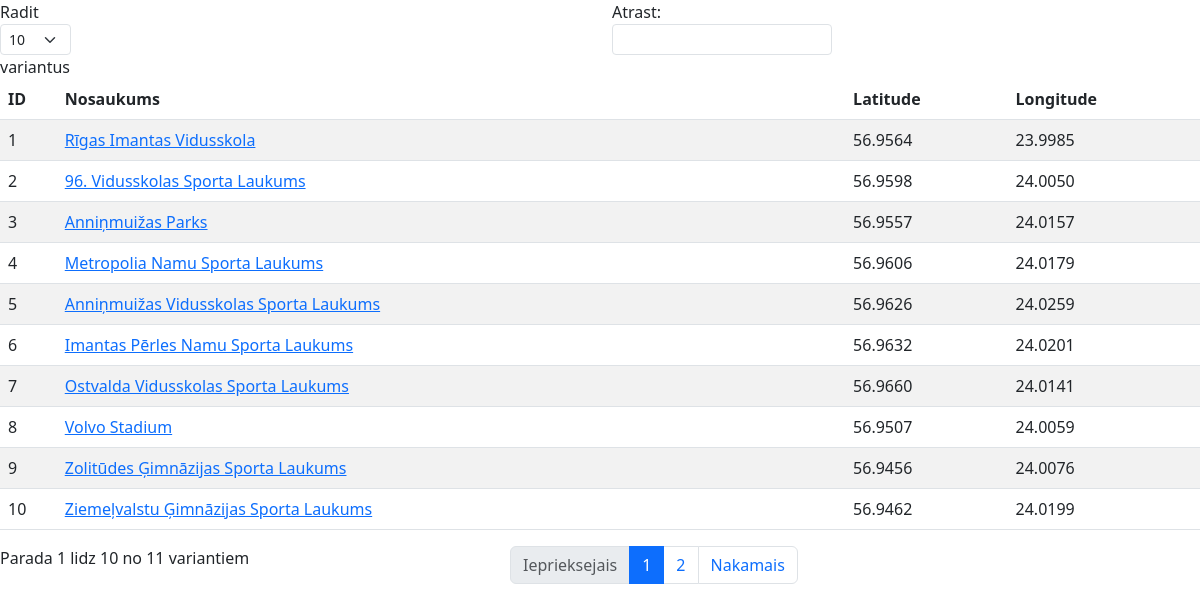
/pardaugava.php, run on the app's committed database.
### tables this page shows
CREATE TABLE `sporta_laukums` (
  `id_laukums` int(11) NOT NULL,
  `id_mikrorajons` int(54) NOT NULL,
  `sp_nosaukums` text DEFAULT NULL,
  `longitude` decimal(10,4) DEFAULT NULL,
  `latitude` decimal(10,4) DEFAULT NULL,
  `dl_vasara` varchar(255) DEFAULT NULL,
  `dl_ziema` varchar(255) DEFAULT NULL,
  `rotallaukums` varchar(255) DEFAULT NULL,
  `skriesana` varchar(255) DEFAULT NULL,
  `futbols` int(11) DEFAULT NULL,
  `basketbols` int(11) DEFAULT NULL,
  `tr_zona` varchar(255) DEFAULT NULL,
  `pieejams` varchar(255) DEFAULT NULL,
  `adrese` varchar(255) DEFAULT NULL,
  `apraksts` varchar(255) DEFAULT NULL,
  `privats` varchar(255) DEFAULT NULL,
  `zona_` int(11) DEFAULT NULL
);

### htdocs/pardaugava.php (the view, shortened to what this page needs)
<!doctype html>
<html>
<head>
<link rel="stylesheet" href = "https://cdn.datatables.net/1.13.6/js/jquery.dataTables.min.js">
<link rel="stylesheet" href = "https://cdnjs.cloudflare.com/ajax/libs/twitter-bootstrap/5.3.0/css/bootstrap.min.css">
<link rel="stylesheet" href = "https://cdn.datatables.net/1.13.6/js/dataTables.bootstrap5.min.js">
</head>
<body>
<table id="example" class="table table-striped" style="width:100%">
            <thead>
                <tr>
                    <th>ID</th>
                    <th>Nosaukums</th>
                    <th>Latitude</th>
                    <th>Longitude</th>
                </tr>
            </thead>
            <tbody>
                <?php
                include("config/db.php");
                $sql = "SELECT id_laukums, sp_nosaukums, latitude, longitude FROM sporta_laukums";
                $result = $conn->query($sql);
                if ($result->num_rows > 0) {
                    while ($row = $result->fetch_assoc()) {
                        echo "<tr>";
                        echo "<td>" . $row["id_laukums"] . "</td>";
                        echo "<td><a href='apraksts.php?id_laukums=" . $row["id_laukums"] . "'>" . $row["sp_nosaukums"] . "</a></td>";
                        echo "<td>" . $row["latitude"] . "</td>";
                        echo "<td>" . $row["longitude"] . "</td>";
                        echo "</tr>";
                    }
                } else {
                    echo "<tr><td colspan='3'>No data found</td></tr>";
                }
                ?>
            </tbody>
        </table>
</body>
</html>

### data on the page
sporta_laukums: id_laukums "1", sp_nosaukums "Rīgas Imantas Vidusskola", latitude "56.9564", longitude "23.9985"
sporta_laukums: id_laukums "2", sp_nosaukums "96. Vidusskolas Sporta Laukums", latitude "56.9598", longitude "24.0050"
sporta_laukums: id_laukums "3", sp_nosaukums "Anniņmuižas Parks", latitude "56.9557", longitude "24.0157"
sporta_laukums: id_laukums "4", sp_nosaukums "Metropolia Namu Sporta Laukums", latitude "56.9606", longitude "24.0179"
sporta_laukums: id_laukums "5", sp_nosaukums "Anniņmuižas Vidusskolas Sporta Laukums", latitude "56.9626", longitude "24.0259"
sporta_laukums: id_laukums "6", sp_nosaukums "Imantas Pērles Namu Sporta Laukums", latitude "56.9632", longitude "24.0201"
sporta_laukums: id_laukums "7", sp_nosaukums "Ostvalda Vidusskolas Sporta Laukums", latitude "56.9660", longitude "24.0141"
sporta_laukums: id_laukums "8", sp_nosaukums "Volvo Stadium", latitude "56.9507", longitude "24.0059"
sporta_laukums: id_laukums "9", sp_nosaukums "Zolitūdes Ģimnāzijas Sporta Laukums", latitude "56.9456", longitude "24.0076"
sporta_laukums: id_laukums "10", sp_nosaukums "Ziemeļvalstu Ģimnāzijas Sporta Laukums", latitude "56.9462", longitude "24.0199"
